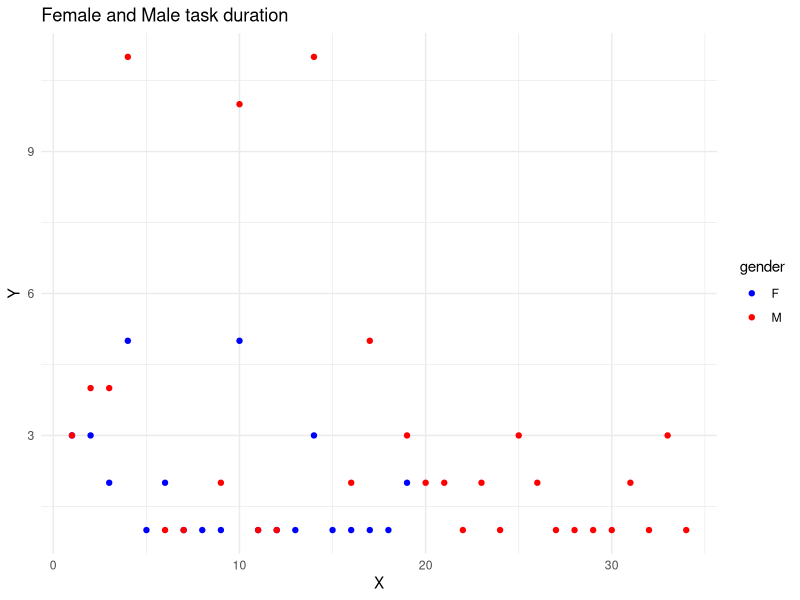

This figure's R source:
t1 <- structure(c(`30` = 3L, `40` = 3L, `45` = 2L, `60` = 5L, `65` = 1L,
                  `70` = 2L, `75` = 1L, `78` = 1L, `80` = 1L, `90` = 5L, `95` = 1L,
                  `100` = 1L, `101` = 1L, `120` = 3L, `144` = 1L, `150` = 1L, `180` = 1L,
                  `185` = 1L, `240` = 2L), dim = 19L, dimnames = list(c("30", "40",
                                                                        "45", "60", "65", "70", "75", "78", "80", "90", "95", "100",
                                                                        "101", "120", "144", "150", "180", "185", "240")), class = "table")

t2 <- structure(c(`2` = 2L, `10` = 2L, `15` = 1L, `20` = 2L, `30` = 3L,
                  `38` = 1L, `40` = 4L, `45` = 4L, `50` = 3L, `55` = 2L, `60` = 11L,
                  `70` = 1L, `72` = 1L, `73` = 1L, `75` = 1L, `80` = 2L, `90` = 10L,
                  `95` = 1L, `100` = 1L, `105` = 1L, `110` = 1L, `120` = 11L, `130` = 2L,
                  `150` = 2L, `180` = 5L, `200` = 1L, `240` = 3L, `300` = 3L, `500` = 1L
), dim = 29L, dimnames = structure(list(c("2", "10", "15", "20",
                                          "30", "38", "40", "45", "50", "55", "60", "70", "72", "73", "75",
                                          "80", "90", "95", "100", "105", "110", "120", "130", "150", "180",
                                          "200", "240", "300", "500")), names = ""), class = "table")

t1

library(dplyr)
library(ggplot2)

counts <- rbind(
  data.frame(t1) %>% mutate(gender = "F"),
  data.frame(t2) %>% mutate(gender = "M")
) %>%
  rename(
    duration = Var1,
    frequency = Freq
  ) %>%
  mutate(
    duration = as.integer(duration)
  )

ggplot(counts) +
  geom_point(aes(x = duration, y = frequency, col = gender)) +
  labs(x = "X", y = "Y", title = "Female and Male task duration") +
  theme_minimal() +
  scale_colour_manual(values = c("blue", "red"))
